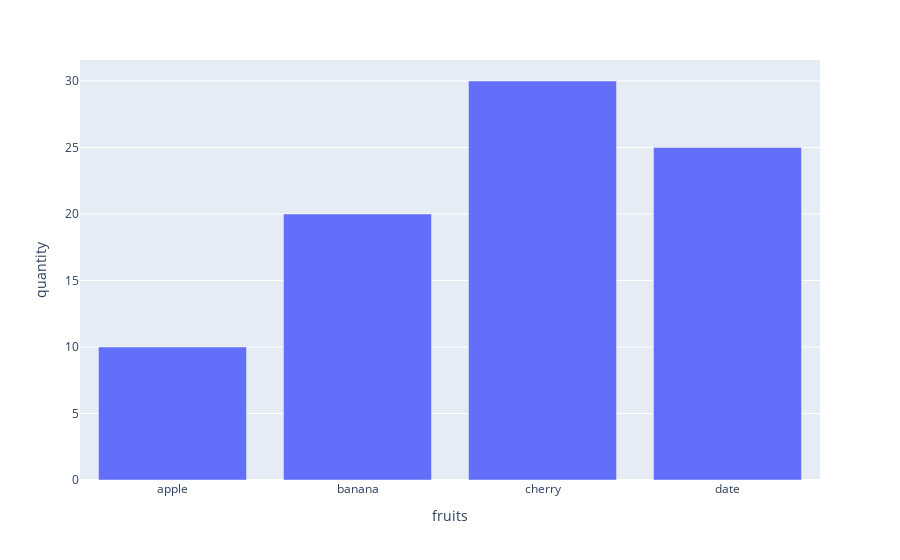

This figure's notebook cell:
### Markdown cell above
# Creating a Basic Bar Chart in Plotly

## Referências

https://zebrabi.com/guide/how-to-customize-bar-chart-in-python-plotly/

### Code cell
data = {'fruits':['apple', 'banana', 'cherry', 'date'], 'quantity':[10, 20, 30, 25] }
df = pd.DataFrame(data)
fig = px.bar(df, x='fruits', y='quantity')
fig.show()

### Figure 1 — Plotly figure (JSON) as saved in the notebook; plotly's stock layout.template omitted (floating-point values rounded to 4 significant figures)
{"data": [{"alignmentgroup": "True", "hovertemplate": "fruits=%{x}<br>quantity=%{y}<extra></extra>", "legendgroup": "", "marker": {"color": "#636efa", "pattern": {"shape": ""}}, "name": "", "offsetgroup": "", "orientation": "v", "showlegend": false, "textposition": "auto", "type": "bar", "x": ["apple", "banana", "cherry", "date"], "xaxis": "x", "y": [10, 20, 30, 25], "yaxis": "y"}], "layout": {"barmode": "relative", "legend": {"tracegroupgap": 0}, "margin": {"t": 60}, "xaxis": {"anchor": "y", "domain": [0, 1], "title": {"text": "fruits"}}, "yaxis": {"anchor": "x", "domain": [0, 1], "title": {"text": "quantity"}}}}
